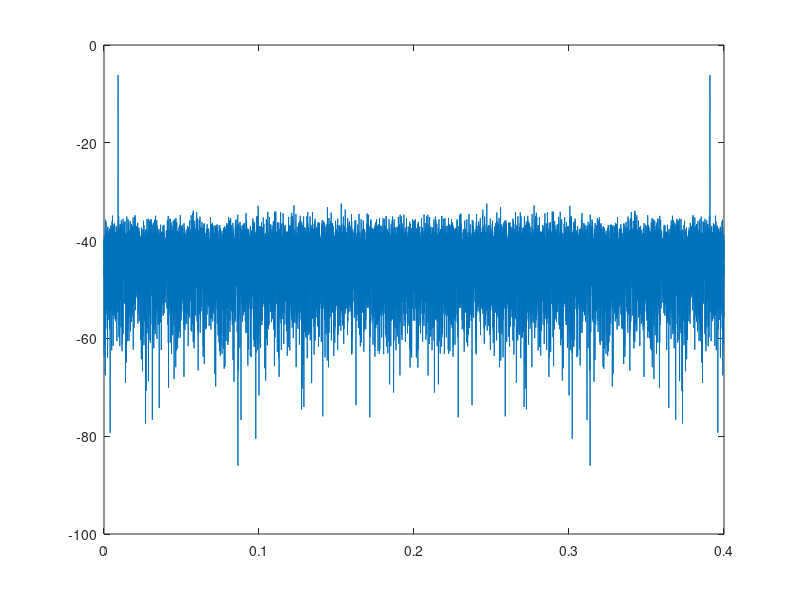

Write the MATLAB code that produced this figure.
clear all;
clc;

F = 1000;

Tmax = .4;
Fs = 44100;
dt = 1/Fs;
t = 0:dt:Tmax-dt;
N = length(t);

sigma = sqrt(1);
n = sigma*randn(1,N);
s = 1*sin(2*pi*F*t);% + 1*sin(2*pi*F*4*t);

g = s + n;

S = abs(fft(g)/N).^2;
R = ifft(S);

SNR = 10*log10(sum(s.^2)/sum(n.^2)*N)

plot(t,10*log10(S));
%plot(t,g);
%plot(t, S);
soundsc(g,Fs);
